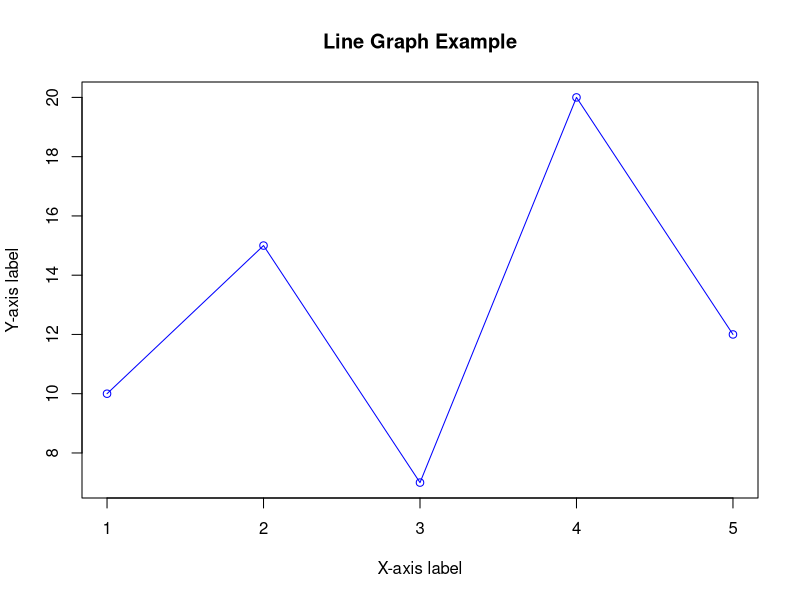
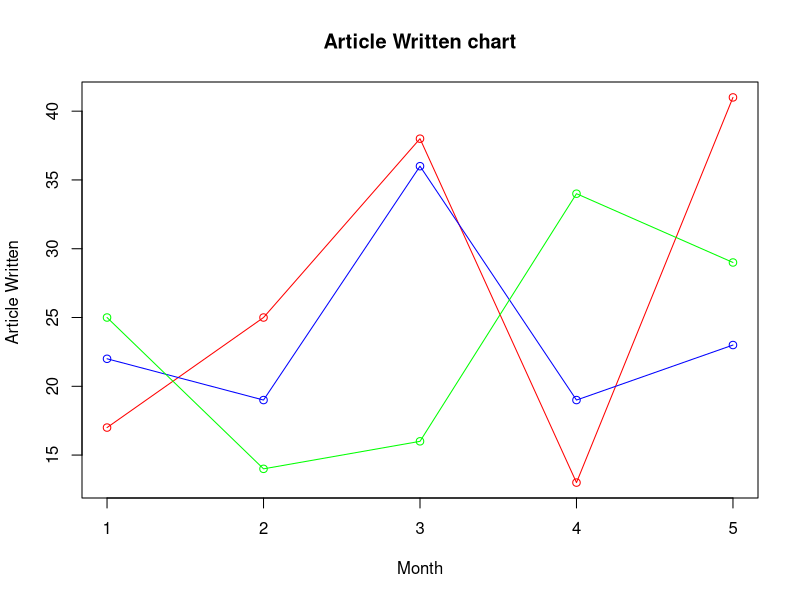

These figures' R source, in order:
# Sample data
x = c(1, 2, 3, 4, 5)
y = c(10, 15, 7, 20, 12)

# Plotting the line graph
plot(x,y, type = "o", col = "blue", xlab = "X-axis label", ylab = "Y-axis label", main = "Line Graph Example")

###### Code Explanation ######

#--->   x contains the x-axis values.

#--->   y contains the corresponding y-axis values.

#--->   plot() function is used to create the plot.

#--->   type = "l" specifies that it's a line graph.

#-->   col = "blue" sets the color of the line to blue.

#-->   xlab, ylab, and main are labels for the x-axis, y-axis, and the main title of the plot, respectively.


# Multiple Lines 

# Create the data for the chart.
v <- c(17, 25, 38, 13, 41)
t <- c(22, 19, 36, 19, 23)
m <- c(25, 14, 16, 34, 29)

# Plot the bar chart.
plot(v, type = "o", col = "red",
     xlab = "Month", ylab = "Article Written ",
     main = "Article Written chart")

lines(t, type = "o", col = "blue")
lines(m, type = "o", col = "green")


